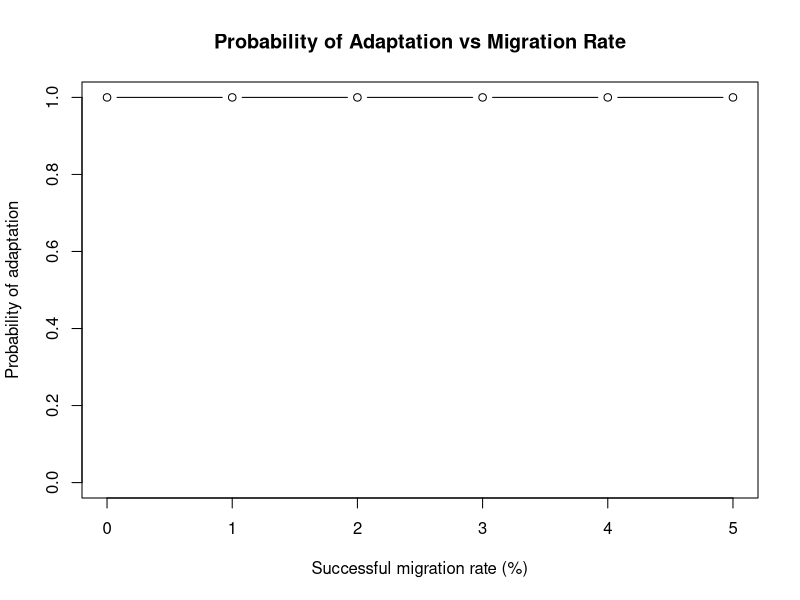
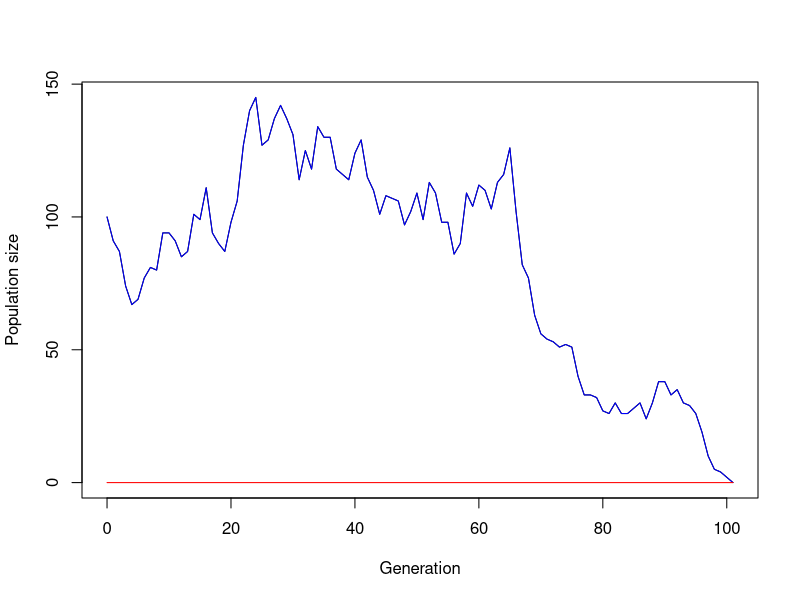

The R script that drew these images, in order:
## ---- chunk 1
# ==== FUNCTION 1: SIMULATE ONE GENERATION

# Two turtle types are represented:
# a = the usual (wild-type) population
# A = the adapted population

# The model includes:
# 1. Population growth affected by warming
# 2. A relative growth advantage or disadvantage for type A
# 3. Mutation from type a to type A
# 4. Immigration of adapted individuals from a source beach
# 5. Population growth affected by warming

simulate_one_gen <- function(N_a, N_A, decay_rate, sel_coeff, mut_rate, mig_rate = 0, N_source_a = 0, carrying_capacity = 10000) {
  
  # ====STEP 1: Generate offspring for each turtle type
  
  # Generate the number of type-a offspring.
  # The expected number is reduced by the warming effect
  # represented by decay_rate.
  
  # NEW: Carrying capacity limits population growth
  density_factor <- max(1 - (N_a + N_A) / carrying_capacity, 0)
  
  # Draw offspring according to Poisson distributions
  # rpois(1, lambda) draws one random value from a Poisson
  # distribution with expected value lambda.

  offsp_a <- rpois(1, N_a * (1-decay_rate) * density_factor)
  offsp_A <- rpois(1, N_A * (1-decay_rate+sel_coeff) * density_factor)
  
  
  # sel_coeff represents the relative growth advantage
  # of the adapted type.
  # A positive sel_coeff increases its expected growth,
  # while a negative value decreases its expected growth.
  
  # ====STEP 2: Simulate mutation from type a to type A
  
  # Estimate the number of type-a offspring that mutate
  # Number of type-a offspring * mutation rate.
  
  mut_a_to_A <- rpois(1, offsp_a * mut_rate)
  
  # ====STEP 3: Simulate immigration from the source beach
  # Generate the number of adapted individuals arriving from the cooler source beach.
  # source population size and the migration rate.
  
  mig_A <- rpois(1, N_source_a * mig_rate)
  
  # ====STEP 4: Calculate population sizes in the next generation
  # Subtract individuals that mutated from type a.
  # max(..., 0) prevents the population from becoming negative.
  
  N_a_new <- max(offsp_a - mut_a_to_A, 0)
  
  # Add together:
  # Offspring already belonging to type A
  # New mutants from type a
  # Immigrants from the source beach
  
  N_A_new <- offsp_A + mut_a_to_A + mig_A
  
  return(c(
  N_a = N_a_new,
  N_A = N_A_new
))
  
}

print(simulate_one_gen(100,100,0.2,0,0.0001))

## ---- chunk 2
# Define a function that simulates the population over several generations.

simulate_pop <- function(N_init_a, N_init_A, decay_rate, sel_coeff,
                         mut_rate, t_max, mig_rate,
                         N_source_A) {
  
 # Store the initial numbers of non-adapted and adapted turtles on the warming beach in a vector.
  # pop_new[1] represents the number of a individuals.
  # pop_new[2] represents the number of A individuals.
  
  pop_new <- c(N_init_a, N_init_A)
  
  pop_vector <- matrix(c(pop_new), nrow = 1)
  
# Repeat the simulation once for each generation, up to the maximum number of generations specified by t_max.
  
  for (i in 1:t_max) {
    
    # Migration and survival combined into one step
    # mig_rate = probability of successful migration
    
#the source population itself is not reduced here. N_source_A remains fixed, so it acts as a constant reservoir that can supply adapted turtles in every generation.
    
    migrants <- rbinom(1, N_source_A, mig_rate)
    
    # Original function: simulate the warming beach
    # Migration is set to zero here because we add the
    # surviving migrants separately below.
    gen_result <- simulate_one_gen(
      pop_new[1], pop_new[2], decay_rate,
      sel_coeff, mut_rate, mig_rate = 0,
      N_source_a = 0
    )
    #print(gen_result)
    # Keep only the two population counts
    pop_new <- c(
      unname(gen_result["N_a"]),
      unname(gen_result["N_A"])
    )
    
    #print(pop_new)
    # Add successful migrants to adapted type A
    pop_new[2] <- pop_new[2] + migrants
    
    # Save all populations
    pop_vector <- rbind(pop_vector, c(pop_new))
    
    #print(c(pop_new, source_new,i))
    
    # Stop if the warming population recovers or the
    # whole system becomes extinct
    if (sum(pop_new) >= 1.5 * (N_init_a + N_init_A) ||
        sum(c(pop_new)) == 0) break
  }
  
  rownames(pop_vector) <- 0:(nrow(pop_vector) - 1)
  colnames(pop_vector) <- c("a", "A")
  
  return(pop_vector)
}

# Define baseline model parameters

N_init_a <- 100
N_init_A <- 0
N_source_A <- 100
decay_rate <- 0.01
sel_coeff <- 0.2
mut_rate <- 0.0001
t_max <- 1000
mig_rate <- 0.5

output <- simulate_pop(N_init_a, N_init_A, decay_rate, sel_coeff, mut_rate, t_max, mig_rate, N_source_A)

# Run simulations for different migration rates
mig_rates <- seq(0, 0.05, by = 0.01)

# Number of simulations for each migration rate
n_replicates <- 100

# Store probability of adaptation
prob_adaptation <- numeric(length(mig_rates))

# Define population recovery threshold
recovery_threshold <- 1.5 * (N_init_a + N_init_A)

for (j in seq_along(mig_rates)) {
  
  # Store whether adaptation succeeds in each simulation
  successes <- logical(n_replicates)
  
  for (r in seq_len(n_replicates)) {
    
  output <- simulate_pop(
  N_init_a, N_init_A, decay_rate, sel_coeff,
  mut_rate, t_max,
  mig_rate = 0.05,
  N_source_A = N_source_A
)
    # Calculate total population on the warming beach
    home_total <- output[, "a"] + output[, "A"]
    
    # Success means population recovery with adapted turtles present
    successes[r] <- any(
      home_total >= recovery_threshold &
        output[, "A"] > 0
    )
  }
  
  # Probability = successful simulations / total simulations
  prob_adaptation[j] <- mean(successes)
}

# Display results
results <- data.frame(
  migration_rate = mig_rates,
  probability_adaptation = prob_adaptation
)

print(results)

# Plot probability of adaptation against migration rate
plot(
  mig_rates * 100, prob_adaptation,
  type = "b",
  ylim = c(0, 1),
  xlab = "Successful migration rate (%)",
  ylab = "Probability of adaptation",
  main = "Probability of Adaptation vs Migration Rate"
)


# Test the function and plot the result
# set t_max to a value to be used througout
max_gen <- 1000

# create your simulation data
output <- simulate_pop(N_init_a, N_init_A, decay_rate, sel_coeff, mut_rate, t_max, mig_rates,N_source_A)

# show the last few lines of the data table
print(tail(output))
# plot the output - note that the plot range and the x axis have to be adjusted based on the length of the table
# determine x axis range 
x_range <- 0:(length(output[,1])-1)
# this plots the total population size
plot(x_range,output[,1]+output[,2],type='l',ylim=c(0,max(output[,1]+output[,2])),xlab = "Generation",ylab = "Population size")
# add number of wild type individuals
lines(x_range,output[,1], col="blue")
# add number of mutant individuals
lines(x_range,output[,2], col="red")

## ---- chunk 3
# Calculate Frequencies
# Calculate the total local population at each generation
N_total <- output[, "a"] + output[, "A"]

# Calculate the frequency of type a
freq_a <- ifelse(
  N_total > 0,
  output[, "a"] / N_total,
  NA
)

# Calculate the frequency of type A
freq_A <- ifelse(
  N_total > 0,
  output[, "A"] / N_total,
  NA
)

# Store the results in a data frame
frequency_output <- data.frame(
  generation = 0:(nrow(output) - 1),
  N_total = N_total,
  freq_a = freq_a,
  freq_A = freq_A
)

# Display the frequency results
print(frequency_output)
